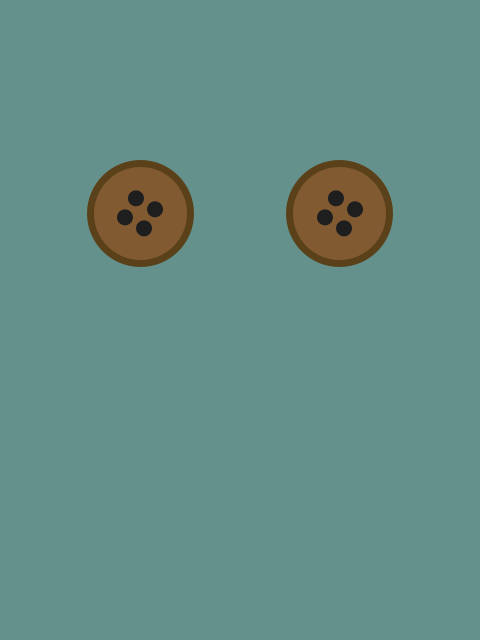
Frame 1 (no input)
Frame 2 (the mouse pressed at the canvas centre, redrawn once): identical to frame 1, image omitted

The Processing sketch that drew this single still picture (run headless with seeded random() and noise(); the mouse was pressed at the canvas centre and the sketch redrawn once):

// Processing sketch: coraline
// ── coraline.pde
// Manuale di Programmazione Cinematografica
// Daniele Olmisani, 2016

// Coraline (2009)


final color PAPER = color(100, 145, 140);
final color INK1 = color(130, 90, 50);
final color INK2 = color(90, 65, 25);
final color INK3 = color(30, 30, 30);


void setup() {
  size(480, 640);
  noLoop();
}


void draw() {
  
  float s = min(width, height) / 4.8;
  
  translate(width/2.0, height/3.0);
  
  background(PAPER);
  
  drawButton(-s, 0, s);
  drawButton( s, 0, s);
  
  save("coraline.png");
}


void drawButton(float x, float y, float s) {
  
  pushMatrix();
  translate(x, y);

  float l0 = 0.07*s;
  float l1 = 0.11*s;
  float l2 = 0.16*s;
  
  fill(INK1);
  stroke(INK2);
  
  strokeWeight(l0);
  
  ellipseMode(CENTER);
  ellipse(0, 0, s, s);
  
  fill(INK3);
  noStroke();
  
  rotate(-PI/3.0);
  
  
  ellipse(-l1, -l1, l2, l2);
  ellipse( l1, -l1, l2, l2);
  ellipse( l1,  l1, l2, l2);
  ellipse(-l1,  l1, l2, l2);
   
  popMatrix();
}
